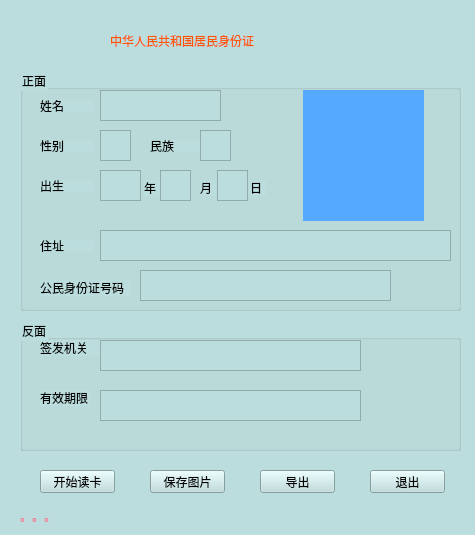
<?xml version="1.0" encoding="UTF-8"?>
<ui version="4.0">
 <class>IDCardDlg_Form</class>
 <widget class="QWidget" name="IDCardDlg_Form">
  <property name="windowModality">
   <enum>Qt::WindowModal</enum>
  </property>
  <property name="geometry">
   <rect>
    <x>0</x>
    <y>0</y>
    <width>475</width>
    <height>535</height>
   </rect>
  </property>
  <property name="windowTitle">
   <string>身份证读取</string>
  </property>
  <property name="styleSheet">
   <string notr="true">background-color: rgb(188,221,221);</string>
  </property>
  <widget class="QLabel" name="label">
   <property name="geometry">
    <rect>
     <x>110</x>
     <y>20</y>
     <width>241</width>
     <height>41</height>
    </rect>
   </property>
   <property name="styleSheet">
    <string notr="true">color: rgb(255, 85, 0);
font: 75 14pt &quot;Aharoni&quot;;</string>
   </property>
   <property name="text">
    <string>中华人民共和国居民身份证</string>
   </property>
  </widget>
  <widget class="QGroupBox" name="groupBox">
   <property name="geometry">
    <rect>
     <x>20</x>
     <y>70</y>
     <width>441</width>
     <height>241</height>
    </rect>
   </property>
   <property name="title">
    <string>正面</string>
   </property>
   <widget class="QLabel" name="label_2">
    <property name="geometry">
     <rect>
      <x>20</x>
      <y>30</y>
      <width>54</width>
      <height>12</height>
     </rect>
    </property>
    <property name="text">
     <string>姓名</string>
    </property>
   </widget>
   <widget class="QLabel" name="label_3">
    <property name="geometry">
     <rect>
      <x>20</x>
      <y>70</y>
      <width>54</width>
      <height>12</height>
     </rect>
    </property>
    <property name="text">
     <string>性别</string>
    </property>
   </widget>
   <widget class="QLabel" name="label_4">
    <property name="geometry">
     <rect>
      <x>130</x>
      <y>70</y>
      <width>54</width>
      <height>12</height>
     </rect>
    </property>
    <property name="text">
     <string>民族</string>
    </property>
   </widget>
   <widget class="QLabel" name="label_5">
    <property name="geometry">
     <rect>
      <x>20</x>
      <y>110</y>
      <width>54</width>
      <height>12</height>
     </rect>
    </property>
    <property name="text">
     <string>出生</string>
    </property>
   </widget>
   <widget class="QLabel" name="label_6">
    <property name="geometry">
     <rect>
      <x>20</x>
      <y>170</y>
      <width>54</width>
      <height>12</height>
     </rect>
    </property>
    <property name="text">
     <string>住址</string>
    </property>
   </widget>
   <widget class="QLabel" name="label_7">
    <property name="geometry">
     <rect>
      <x>20</x>
      <y>210</y>
      <width>91</width>
      <height>16</height>
     </rect>
    </property>
    <property name="text">
     <string>公民身份证号码</string>
    </property>
   </widget>
   <widget class="QTextBrowser" name="m_IDCardName">
    <property name="enabled">
     <bool>true</bool>
    </property>
    <property name="geometry">
     <rect>
      <x>80</x>
      <y>20</y>
      <width>121</width>
      <height>31</height>
     </rect>
    </property>
   </widget>
   <widget class="QTextBrowser" name="m_IDCardSex">
    <property name="enabled">
     <bool>true</bool>
    </property>
    <property name="geometry">
     <rect>
      <x>80</x>
      <y>60</y>
      <width>31</width>
      <height>31</height>
     </rect>
    </property>
   </widget>
   <widget class="QTextBrowser" name="m_IDCardNation">
    <property name="enabled">
     <bool>true</bool>
    </property>
    <property name="geometry">
     <rect>
      <x>180</x>
      <y>60</y>
      <width>31</width>
      <height>31</height>
     </rect>
    </property>
   </widget>
   <widget class="QTextBrowser" name="m_IDCardAge_Y">
    <property name="enabled">
     <bool>true</bool>
    </property>
    <property name="geometry">
     <rect>
      <x>80</x>
      <y>100</y>
      <width>41</width>
      <height>31</height>
     </rect>
    </property>
   </widget>
   <widget class="QTextBrowser" name="m_IDCardAdreass">
    <property name="enabled">
     <bool>true</bool>
    </property>
    <property name="geometry">
     <rect>
      <x>80</x>
      <y>160</y>
      <width>351</width>
      <height>31</height>
     </rect>
    </property>
   </widget>
   <widget class="QTextBrowser" name="m_IDCardIDnum">
    <property name="enabled">
     <bool>true</bool>
    </property>
    <property name="geometry">
     <rect>
      <x>120</x>
      <y>200</y>
      <width>251</width>
      <height>31</height>
     </rect>
    </property>
   </widget>
   <widget class="QLabel" name="label_10">
    <property name="geometry">
     <rect>
      <x>124</x>
      <y>110</y>
      <width>16</width>
      <height>16</height>
     </rect>
    </property>
    <property name="text">
     <string>年</string>
    </property>
   </widget>
   <widget class="QTextBrowser" name="m_IDCardAge_M">
    <property name="enabled">
     <bool>true</bool>
    </property>
    <property name="geometry">
     <rect>
      <x>140</x>
      <y>100</y>
      <width>31</width>
      <height>31</height>
     </rect>
    </property>
   </widget>
   <widget class="QLabel" name="label_11">
    <property name="geometry">
     <rect>
      <x>180</x>
      <y>110</y>
      <width>16</width>
      <height>16</height>
     </rect>
    </property>
    <property name="text">
     <string>月</string>
    </property>
   </widget>
   <widget class="QTextBrowser" name="m_IDCardAge_D">
    <property name="enabled">
     <bool>true</bool>
    </property>
    <property name="geometry">
     <rect>
      <x>197</x>
      <y>100</y>
      <width>31</width>
      <height>31</height>
     </rect>
    </property>
   </widget>
   <widget class="QLabel" name="label_12">
    <property name="geometry">
     <rect>
      <x>230</x>
      <y>110</y>
      <width>16</width>
      <height>16</height>
     </rect>
    </property>
    <property name="text">
     <string>日</string>
    </property>
   </widget>
   <widget class="QLabel" name="label_showImage">
    <property name="geometry">
     <rect>
      <x>283</x>
      <y>20</y>
      <width>121</width>
      <height>131</height>
     </rect>
    </property>
    <property name="styleSheet">
     <string notr="true">color: rgb(85, 170, 255);
background-color: rgb(85, 170, 255);</string>
    </property>
    <property name="text">
     <string>头像</string>
    </property>
   </widget>
  </widget>
  <widget class="QGroupBox" name="groupBox_2">
   <property name="geometry">
    <rect>
     <x>20</x>
     <y>320</y>
     <width>441</width>
     <height>131</height>
    </rect>
   </property>
   <property name="title">
    <string>反面</string>
   </property>
   <widget class="QLabel" name="label_8">
    <property name="geometry">
     <rect>
      <x>20</x>
      <y>20</y>
      <width>61</width>
      <height>16</height>
     </rect>
    </property>
    <property name="text">
     <string>签发机关</string>
    </property>
   </widget>
   <widget class="QLabel" name="label_9">
    <property name="geometry">
     <rect>
      <x>20</x>
      <y>70</y>
      <width>51</width>
      <height>16</height>
     </rect>
    </property>
    <property name="text">
     <string>有效期限</string>
    </property>
   </widget>
   <widget class="QTextBrowser" name="m_m_IDCardIdIssued">
    <property name="enabled">
     <bool>true</bool>
    </property>
    <property name="geometry">
     <rect>
      <x>80</x>
      <y>20</y>
      <width>261</width>
      <height>31</height>
     </rect>
    </property>
   </widget>
   <widget class="QTextBrowser" name="m_IDCardData">
    <property name="enabled">
     <bool>true</bool>
    </property>
    <property name="geometry">
     <rect>
      <x>80</x>
      <y>70</y>
      <width>261</width>
      <height>31</height>
     </rect>
    </property>
   </widget>
  </widget>
  <widget class="QPushButton" name="m_PbReadCard">
   <property name="geometry">
    <rect>
     <x>40</x>
     <y>470</y>
     <width>75</width>
     <height>23</height>
    </rect>
   </property>
   <property name="text">
    <string>开始读卡</string>
   </property>
  </widget>
  <widget class="QPushButton" name="m_PbReadIdCard">
   <property name="geometry">
    <rect>
     <x>150</x>
     <y>470</y>
     <width>75</width>
     <height>23</height>
    </rect>
   </property>
   <property name="text">
    <string>保存图片</string>
   </property>
  </widget>
  <widget class="QPushButton" name="m_PbReadCardExit">
   <property name="geometry">
    <rect>
     <x>370</x>
     <y>470</y>
     <width>75</width>
     <height>23</height>
    </rect>
   </property>
   <property name="text">
    <string>退出</string>
   </property>
  </widget>
  <widget class="QLabel" name="label_ShowCardState">
   <property name="geometry">
    <rect>
     <x>20</x>
     <y>505</y>
     <width>411</width>
     <height>21</height>
    </rect>
   </property>
   <property name="styleSheet">
    <string notr="true">color: rgb(255, 85, 127);</string>
   </property>
   <property name="text">
    <string>。。。</string>
   </property>
  </widget>
  <widget class="QPushButton" name="m_PbReadIdCard_SaveAs">
   <property name="geometry">
    <rect>
     <x>260</x>
     <y>470</y>
     <width>75</width>
     <height>23</height>
    </rect>
   </property>
   <property name="text">
    <string>导出</string>
   </property>
  </widget>
 </widget>
 <resources>
  <include location="idcard.qrc"/>
 </resources>
 <connections/>
</ui>
